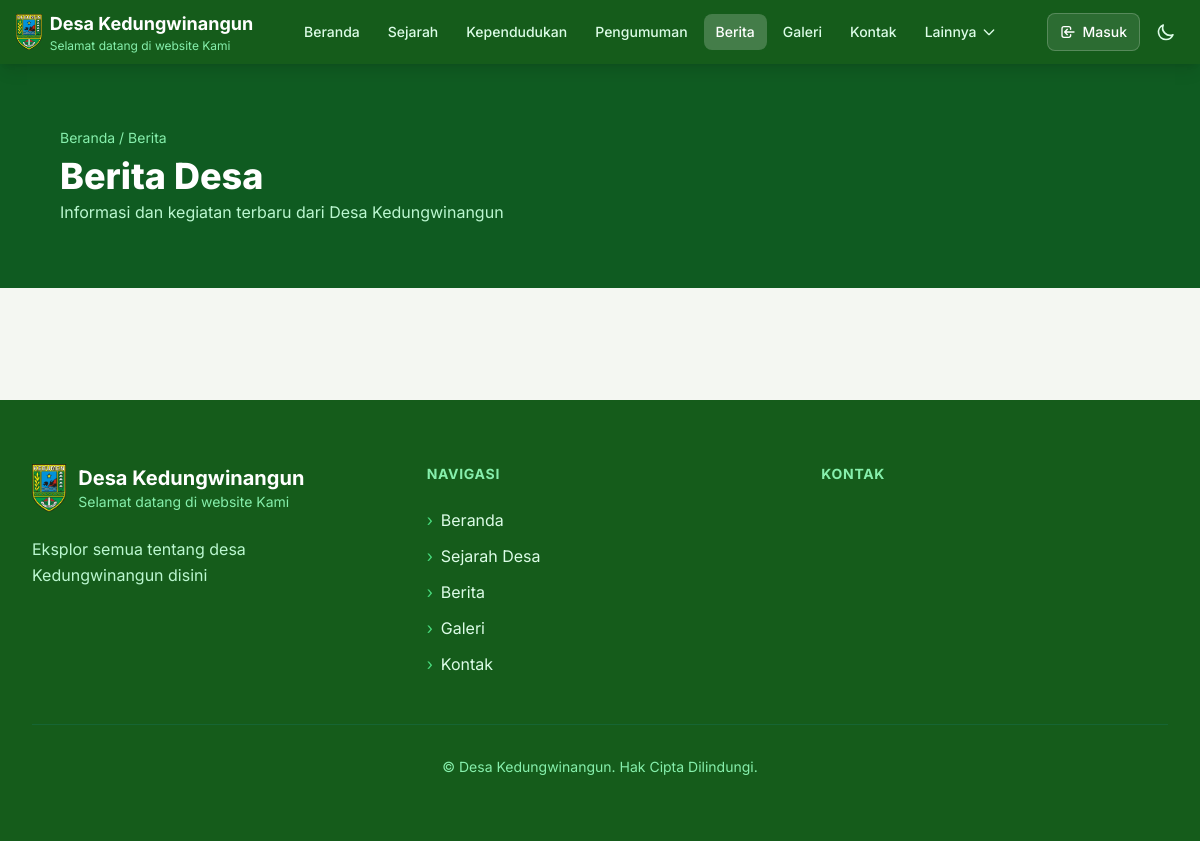
Screenshot of /berita with the database file from the repository.
### tables this page shows
CREATE TABLE config (
                key TEXT PRIMARY KEY,
                value TEXT
            );

### routes/public.py (the view)
@public_bp.route("/berita")
def berita():
    try:
        desa_info = get_desa_info_with_maps()
        berita_list = get_all_berita()
        custom_pages = get_all_pages()
        try:
            max_berita = int(get_config("berita_tampil_di_halaman", 12))
        except (ValueError, TypeError):
            max_berita = 12
        berita_list = berita_list[:max_berita]
        show_views = get_config("berita_tampilkan_views", "1") == "1"
        show_tanggal = get_config("berita_tampilkan_tanggal", "1") == "1"
        return render_template(
            "berita.html",
            desa=desa_info,
            nav_links=[{**n, "active": n["label"] == "Berita"} for n in NAV_LINKS],
            berita_list=berita_list,
            show_views=show_views,
            show_tanggal=show_tanggal,
            site_name=desa_info['nama'],
            site_tagline=desa_info['tagline'],
            site_description=desa_info['deskripsi'],
            custom_pages=custom_pages,
        )
    except Exception as e:
        logger.error(f"Error loading berita page: {str(e)}")
        flash('Terjadi kesalahan saat memuat halaman berita', 'error')
        return redirect(url_for('public.index'))

### app.py (called while the page is built)
@app.context_processor
def inject_openrouter_key():
    return {
        'openrouter_api_key': environ.get('OPENROUTER_API_KEY', '')
    }

@app.context_processor
def inject_custom_pages():
    from models import get_all_pages
    return {'custom_pages_nav': get_all_pages()}

### models.py (called while the page is built)
def get_db_connection():
    conn = sqlite3.connect(Config.DB_NAME)
    conn.row_factory = sqlite3.Row
    return conn

def get_config(key, default=None):
    try:
        conn = get_db_connection()
        cursor = conn.cursor()
        cursor.execute('SELECT value FROM config WHERE key = ?', (key,))
        row = cursor.fetchone()
        conn.close()
        return row['value'] if row else (default if default is not None else DEFAULT_CONFIG.get(key, ''))
    except Exception as e:
        logger.error(f"Error getting config '{key}': {str(e)}")
        return default if default is not None else DEFAULT_CONFIG.get(key, '')

def get_desa_info():
    return {
        "nama": get_config("website_nama", DEFAULT_CONFIG["website_nama"]),
        "tagline": get_config("website_tagline", DEFAULT_CONFIG["website_tagline"]),
        "deskripsi": get_config("website_deskripsi", DEFAULT_CONFIG["website_deskripsi"]),
        "jumlah_dusun": 6,
        "jumlah_kasi": 3,
        "jumlah_kepala_desa": 1,
    }

def get_all_berita():
    try:
        conn = get_db_connection()
        cursor = conn.cursor()
        cursor.execute('SELECT * FROM berita ORDER BY created_at DESC')
        berita = [dict(row) for row in cursor.fetchall()]
        conn.close()
        return berita
    except Exception as e:
        logger.error(f"Error getting all berita: {str(e)}")
        return []

def get_all_pages():
    try:
        conn = get_db_connection()
        cursor = conn.cursor()
        cursor.execute('SELECT * FROM pages WHERE active = 1 ORDER BY order_num ASC, title ASC')
        pages = [dict(row) for row in cursor.fetchall()]
        conn.close()
        return pages
    except Exception as e:
        logger.error(f"Error getting all pages: {str(e)}")
        return []

### routes/public.py (called while the page is built)
def get_desa_info_with_maps():
    info = get_desa_info()
    info['maps_embed_url'] = MAPS_EMBED_URL
    info['dusun'] = DUSUN_DATA
    return info

### templates/berita.html (shortened to what this page needs)
<!DOCTYPE html>
<html lang="id">
<head>
    <script src="https://cdn.tailwindcss.com"></script>
    <link rel="stylesheet" href="{{ url_for('static', filename='styles.css') }}">
</head>
<body>
    {% include 'partials/navbar.html' %}
    <div class="bg-[#0F5B21] px-6 py-10 md:px-[5%] md:py-16 text-white">
        <p class="text-xs md:text-sm text-green-300 mb-2">
            <a href="{{ url_for('public.index') }}" class="hover:underline">Beranda</a> / Berita
        </p>
        <h1 class="text-2xl md:text-4xl font-extrabold">Berita Desa</h1>
        <p class="text-sm md:text-base text-green-200 mt-1">Informasi dan kegiatan terbaru dari {{ desa.nama }}</p>
    </div>
    <div class="px-6 py-10 md:px-[5%] md:py-14">
    </div>
    {% include 'partials/footer.html' %}
</body>
</html>

### templates/partials/navbar.html (shortened to what this page needs)
<nav class="bg-[#155C1B] sticky top-0 z-50 shadow-lg">
    <div class="max-w-7xl mx-auto px-4">
        <div class="flex items-center justify-between h-14 md:h-16">
            <a href="{{ url_for('public.index') }}" class="flex items-center gap-2">
                <img src="{{ url_for('static', filename='images/kebumen.png') }}" alt="Logo" class="h-9 w-auto">
                <div class="hidden sm:block">
                    <div class="text-white font-bold text-sm md:text-lg">{{ site_name or 'Desa' }}</div>
                    <div class="text-green-300 text-[10px] md:text-xs">{{ site_tagline or '' }}</div>
                </div>
            </a>
            <div class="hidden lg:flex items-center gap-1">
                {% for link in nav_links %}
                <a href="{{ link.href }}" class="px-3 py-2 rounded-lg text-sm font-medium transition-colors
                       {% if link.active %}bg-white/20 text-white{% else %}text-green-100 hover:bg-white/10 hover:text-white{% endif %}">
                    {{ link.label }}
                </a>
                {% endfor %}
                <div class="relative" x-data="{ open: false }">
                    <button @click="open = !open" @click.away="open = false"
                            class="px-3 py-2 rounded-lg text-sm font-medium transition-colors flex items-center gap-1 text-green-100 hover:bg-white/10 hover:text-white">
                        Lainnya
                        <svg class="w-4 h-4 transition-transform" :class="{'rotate-180': open}" fill="none" stroke="currentColor" viewBox="0 0 24 24">
                            <path stroke-linecap="round" stroke-linejoin="round" stroke-width="2" d="M19 9l-7 7-7-7"/>
                        </svg>
                    </button>
                </div>
            </div>
            <div class="flex items-center gap-1 md:gap-2">
                {% if not session.user_logged_in %}
                <div class="hidden md:flex items-center gap-2">
                    <a href="{{ url_for('public.login') }}" class="flex items-center gap-1.5 px-3 py-2 rounded-lg text-white text-sm font-medium bg-white/10 hover:bg-white/20 border border-white/20 transition-all">
                        <svg class="w-4 h-4" fill="none" stroke="currentColor" viewBox="0 0 24 24">
                            <path stroke-linecap="round" stroke-linejoin="round" stroke-width="2" d="M11 16l-4-4m0 0l4-4m-4 4h14m-5 4v1a3 3 0 01-3 3H6a3 3 0 01-3-3V7a3 3 0 013-3h7a3 3 0 013 3v1"/>
                        </svg>
                        Masuk
                    </a>
                </div>
                {% endif %}
                <button id="btn-dark" class="p-2 rounded-lg text-green-100 hover:bg-white/10 transition-colors" aria-label="Dark mode">
                    <svg id="icon-moon" class="w-5 h-5" fill="none" stroke="currentColor" viewBox="0 0 24 24">
                        <path stroke-linecap="round" stroke-linejoin="round" stroke-width="2" d="M20.354 15.354A9 9 0 018.646 3.646 9.003 9.003 0 0012 21a9.003 9.003 0 008.354-5.646z"/>
                    </svg>
                </button>
            </div>
        </div>
    </div>
</nav>

### templates/partials/footer.html (shortened to what this page needs)
<footer class="bg-[#155C1B] text-white">
    <div class="max-w-7xl mx-auto px-4 sm:px-6 lg:px-8 py-16">
        <div class="grid grid-cols-1 md:grid-cols-3 gap-12">
            <div class="reveal-footer">
                <a href="{{ url_for('public.index') }}" class="flex items-center gap-3 mb-6 group">
                    <img src="{{ url_for('static', filename='images/kebumen.png') }}" alt="Logo" class="h-12 w-auto transition-transform duration-300 group-hover:scale-105">
                    <div>
                        <h3 class="font-bold text-xl">{{ site_name or 'Desa' }}</h3>
                        <p class="text-green-300 text-sm">{{ site_tagline or '' }}</p>
                    </div>
                </a>
                <p class="text-green-200 leading-relaxed mb-6">{{ site_description or '' }}</p>
            </div>
            <div class="reveal-footer" style="transition-delay: 0.1s;">
                <h4 class="font-bold text-lg mb-6 text-green-300 uppercase tracking-wider text-sm">Navigasi</h4>
                <ul class="space-y-3">
                    <li>
                        <a href="{{ url_for('public.index') }}" class="text-green-100 hover:text-white transition-colors duration-200 flex items-center gap-2 group">
                            <span class="text-green-400 group-hover:translate-x-1 transition-transform duration-200">›</span>
                            Beranda
                        </a>
                    </li>
                    <li>
                        <a href="{{ url_for('public.sejarah') }}" class="text-green-100 hover:text-white transition-colors duration-200 flex items-center gap-2 group">
                            <span class="text-green-400 group-hover:translate-x-1 transition-transform duration-200">›</span>
                            Sejarah Desa
                        </a>
                    </li>
                    <li>
                        <a href="{{ url_for('public.berita') }}" class="text-green-100 hover:text-white transition-colors duration-200 flex items-center gap-2 group">
                            <span class="text-green-400 group-hover:translate-x-1 transition-transform duration-200">›</span>
                            Berita
                        </a>
                    </li>
                    <li>
                        <a href="{{ url_for('public.galeri') }}" class="text-green-100 hover:text-white transition-colors duration-200 flex items-center gap-2 group">
                            <span class="text-green-400 group-hover:translate-x-1 transition-transform duration-200">›</span>
                            Galeri
                        </a>
                    </li>
                    <li>
                        <a href="{{ url_for('public.kontak') }}" class="text-green-100 hover:text-white transition-colors duration-200 flex items-center gap-2 group">
                            <span class="text-green-400 group-hover:translate-x-1 transition-transform duration-200">›</span>
                            Kontak
                        </a>
                    </li>
                </ul>
            </div>
            <div class="reveal-footer" style="transition-delay: 0.2s;">
                <h4 class="font-bold text-lg mb-6 text-green-300 uppercase tracking-wider text-sm">Kontak</h4>
            </div>
        </div>
        <div class="mt-12 pt-8 border-t border-green-800 text-center">
            <p class="text-green-300 text-sm">© {{ tahun }} {{ site_name or 'Desa' }}. Hak Cipta Dilindungi.</p>
        </div>
    </div>
</footer>

### static/styles.css (style rules this page uses)
*, *::before, *::after { box-sizing: border-box; }

### templates/berita.html (style rules this page uses)
* { margin: 0; padding: 0; box-sizing: border-box; }
body { font-family: 'Inter', sans-serif; background: #f4f7f2; }

### rows the page displays
config: value "Desa Kedungwinangun", nama "Desa Kedungwinangun"
config: value "Selamat datang di website Kami"
config: value "Eksplor semua tentang desa Kedungwinangun disini"

### other values shown
{{ link.label }} "Beranda" "Sejarah" "Kependudukan" "Pengumuman" "Berita" "Galeri" "Kontak"
